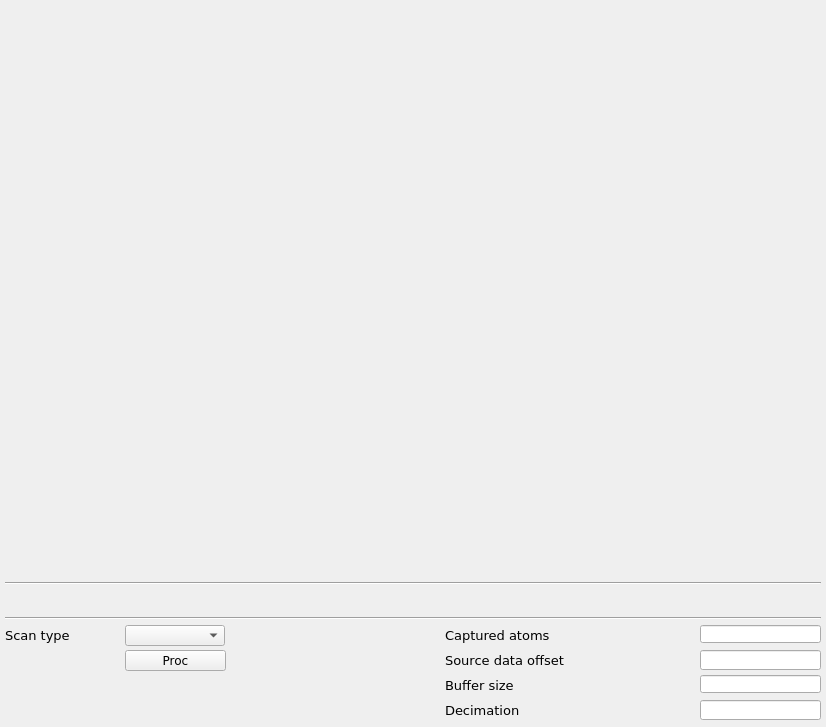
<?xml version="1.0" encoding="UTF-8"?>
<ui version="4.0">
 <class>mainWindow</class>
 <widget class="QMainWindow" name="mainWindow">
  <property name="geometry">
   <rect>
    <x>0</x>
    <y>0</y>
    <width>826</width>
    <height>727</height>
   </rect>
  </property>
  <property name="windowTitle">
   <string/>
  </property>
  <property name="Title" stdset="0">
   <string>$(BPM)</string>
  </property>
  <widget class="QWidget" name="centralwidget">
   <widget class="caCartesianPlot" name="tbtddcsynth_x">
    <property name="geometry">
     <rect>
      <x>4</x>
      <y>9</y>
      <width>816</width>
      <height>275</height>
     </rect>
    </property>
    <property name="font">
     <font>
      <family>Sans</family>
      <pointsize>8</pointsize>
     </font>
    </property>
    <property name="Title" stdset="0">
     <string notr="true">Horizontal position</string>
    </property>
    <property name="TitleX">
     <string notr="true">Bunches</string>
    </property>
    <property name="TitleY">
     <string notr="true">Position [nm]</string>
    </property>
    <property name="channels_1" stdset="0">
     <string notr="true">;$(BPM):bunch_synth.X</string>
    </property>
    <property name="Style_1">
     <enum>caCartesianPlot::Lines</enum>
    </property>
    <property name="symbol_1">
     <enum>caCartesianPlot::Star1</enum>
    </property>
    <property name="color_1">
     <color>
      <red>255</red>
      <green>0</green>
      <blue>0</blue>
     </color>
    </property>
    <property name="Style_2">
     <enum>caCartesianPlot::Lines</enum>
    </property>
    <property name="plotMode">
     <enum>caCartesianPlot::PlotNPointsAndStop</enum>
    </property>
    <property name="countNumOrChannel" stdset="0">
     <string notr="true"/>
    </property>
    <property name="triggerChannel" stdset="0">
     <string notr="true"/>
    </property>
    <property name="foreground">
     <color alpha="0">
      <red>255</red>
      <green>255</green>
      <blue>255</blue>
     </color>
    </property>
    <property name="gridColor">
     <color>
      <red>0</red>
      <green>0</green>
      <blue>0</blue>
     </color>
    </property>
    <property name="XaxisScaling" stdset="0">
     <enum>caCartesianPlot::Auto</enum>
    </property>
    <property name="XaxisLimits">
     <string>0;100</string>
    </property>
    <property name="YaxisLimits">
     <string>-1000000;-900000</string>
    </property>
   </widget>
   <widget class="Line" name="line">
    <property name="geometry">
     <rect>
      <x>5</x>
      <y>610</y>
      <width>816</width>
      <height>16</height>
     </rect>
    </property>
    <property name="orientation">
     <enum>Qt::Horizontal</enum>
    </property>
   </widget>
   <widget class="caCartesianPlot" name="tbtddcsynth_y">
    <property name="geometry">
     <rect>
      <x>4</x>
      <y>295</y>
      <width>816</width>
      <height>275</height>
     </rect>
    </property>
    <property name="font">
     <font>
      <family>Sans</family>
      <pointsize>8</pointsize>
     </font>
    </property>
    <property name="Title" stdset="0">
     <string notr="true">Vertical position</string>
    </property>
    <property name="TitleX">
     <string notr="true">Bunches</string>
    </property>
    <property name="TitleY">
     <string notr="true">Position [nm]</string>
    </property>
    <property name="channels_1" stdset="0">
     <string notr="true">;$(BPM):bunch_synth.Y</string>
    </property>
    <property name="Style_1">
     <enum>caCartesianPlot::Lines</enum>
    </property>
    <property name="symbol_1">
     <enum>caCartesianPlot::Star1</enum>
    </property>
    <property name="color_1">
     <color>
      <red>33</red>
      <green>0</green>
      <blue>255</blue>
     </color>
    </property>
    <property name="channels_2" stdset="0">
     <string notr="true"/>
    </property>
    <property name="symbol_2">
     <enum>caCartesianPlot::Star2</enum>
    </property>
    <property name="color_2">
     <color>
      <red>6</red>
      <green>0</green>
      <blue>255</blue>
     </color>
    </property>
    <property name="plotMode">
     <enum>caCartesianPlot::PlotNPointsAndStop</enum>
    </property>
    <property name="countNumOrChannel" stdset="0">
     <string notr="true"/>
    </property>
    <property name="triggerChannel" stdset="0">
     <string notr="true"/>
    </property>
    <property name="foreground">
     <color alpha="0">
      <red>255</red>
      <green>255</green>
      <blue>255</blue>
     </color>
    </property>
    <property name="gridColor">
     <color>
      <red>0</red>
      <green>0</green>
      <blue>0</blue>
     </color>
    </property>
    <property name="XaxisScaling" stdset="0">
     <enum>caCartesianPlot::Auto</enum>
    </property>
    <property name="XaxisLimits">
     <string>0;100</string>
    </property>
    <property name="YaxisLimits">
     <string>-1000000;-900000</string>
    </property>
   </widget>
   <widget class="caRelatedDisplay" name="carelateddisplay_2">
    <property name="geometry">
     <rect>
      <x>5</x>
      <y>590</y>
      <width>816</width>
      <height>21</height>
     </rect>
    </property>
    <property name="font">
     <font>
      <pointsize>10</pointsize>
     </font>
    </property>
    <property name="background">
     <color>
      <red>252</red>
      <green>220</green>
      <blue>123</blue>
     </color>
    </property>
    <property name="labels">
     <string notr="true">SUM signal</string>
    </property>
    <property name="files">
     <string notr="true">bunch_synth_sum</string>
    </property>
    <property name="args">
     <string notr="true">BPM=$(BPM)</string>
    </property>
   </widget>
   <widget class="Line" name="line_2">
    <property name="geometry">
     <rect>
      <x>5</x>
      <y>575</y>
      <width>816</width>
      <height>16</height>
     </rect>
    </property>
    <property name="orientation">
     <enum>Qt::Horizontal</enum>
    </property>
   </widget>
   <widget class="QLabel" name="label_22">
    <property name="geometry">
     <rect>
      <x>445</x>
      <y>700</y>
      <width>181</width>
      <height>20</height>
     </rect>
    </property>
    <property name="font">
     <font>
      <family>DejaVu Sans</family>
      <pointsize>10</pointsize>
     </font>
    </property>
    <property name="text">
     <string>Decimation</string>
    </property>
   </widget>
   <widget class="QLabel" name="label_23">
    <property name="geometry">
     <rect>
      <x>445</x>
      <y>650</y>
      <width>156</width>
      <height>20</height>
     </rect>
    </property>
    <property name="font">
     <font>
      <family>DejaVu Sans</family>
      <pointsize>10</pointsize>
     </font>
    </property>
    <property name="text">
     <string>Source data offset</string>
    </property>
   </widget>
   <widget class="caLineEdit" name="calineedit_34">
    <property name="geometry">
     <rect>
      <x>700</x>
      <y>625</y>
      <width>121</width>
      <height>18</height>
     </rect>
    </property>
    <property name="sizePolicy">
     <sizepolicy hsizetype="Preferred" vsizetype="Preferred">
      <horstretch>0</horstretch>
      <verstretch>0</verstretch>
     </sizepolicy>
    </property>
    <property name="font">
     <font>
      <family>DejaVu Sans</family>
      <pointsize>11</pointsize>
      <stylestrategy>PreferDefault</stylestrategy>
     </font>
    </property>
    <property name="alignment">
     <set>Qt::AlignRight|Qt::AlignTrailing|Qt::AlignVCenter</set>
    </property>
    <property name="channel" stdset="0">
     <string notr="true">$(BPM):bunch:captured_atoms</string>
    </property>
    <property name="background">
     <color>
      <red>255</red>
      <green>255</green>
      <blue>255</blue>
     </color>
    </property>
    <property name="colorMode">
     <enum>caLineEdit::Static</enum>
    </property>
   </widget>
   <widget class="caLineEdit" name="calineedit_35">
    <property name="geometry">
     <rect>
      <x>700</x>
      <y>675</y>
      <width>121</width>
      <height>18</height>
     </rect>
    </property>
    <property name="sizePolicy">
     <sizepolicy hsizetype="Preferred" vsizetype="Preferred">
      <horstretch>0</horstretch>
      <verstretch>0</verstretch>
     </sizepolicy>
    </property>
    <property name="font">
     <font>
      <family>DejaVu Sans</family>
      <pointsize>11</pointsize>
      <stylestrategy>PreferDefault</stylestrategy>
     </font>
    </property>
    <property name="alignment">
     <set>Qt::AlignRight|Qt::AlignTrailing|Qt::AlignVCenter</set>
    </property>
    <property name="channel" stdset="0">
     <string notr="true">$(BPM):bunch_synth.NGRP</string>
    </property>
    <property name="background">
     <color>
      <red>255</red>
      <green>255</green>
      <blue>255</blue>
     </color>
    </property>
    <property name="colorMode">
     <enum>caLineEdit::Static</enum>
    </property>
   </widget>
   <widget class="QLabel" name="label_19">
    <property name="geometry">
     <rect>
      <x>445</x>
      <y>675</y>
      <width>156</width>
      <height>20</height>
     </rect>
    </property>
    <property name="font">
     <font>
      <family>DejaVu Sans</family>
      <pointsize>10</pointsize>
     </font>
    </property>
    <property name="text">
     <string>Buffer size</string>
    </property>
   </widget>
   <widget class="caTextEntry" name="catextentry_51">
    <property name="geometry">
     <rect>
      <x>700</x>
      <y>650</y>
      <width>121</width>
      <height>20</height>
     </rect>
    </property>
    <property name="font">
     <font>
      <family>DejaVu Sans</family>
      <pointsize>9</pointsize>
      <stylestrategy>PreferDefault</stylestrategy>
     </font>
    </property>
    <property name="alignment">
     <set>Qt::AlignRight|Qt::AlignTrailing|Qt::AlignVCenter</set>
    </property>
    <property name="channel" stdset="0">
     <string notr="true">$(BPM):bunch_synth.OFFS</string>
    </property>
    <property name="background">
     <color>
      <red>230</red>
      <green>230</green>
      <blue>230</blue>
     </color>
    </property>
    <property name="colorMode">
     <enum>caLineEdit::Static</enum>
    </property>
    <property name="precision">
     <number>4</number>
    </property>
    <property name="precisionMode">
     <enum>caLineEdit::Channel</enum>
    </property>
    <property name="maxValue">
     <double>2.000000000000000</double>
    </property>
    <property name="minValue">
     <double>0.100000000000000</double>
    </property>
   </widget>
   <widget class="caMessageButton" name="camessagebutton">
    <property name="geometry">
     <rect>
      <x>125</x>
      <y>650</y>
      <width>101</width>
      <height>21</height>
     </rect>
    </property>
    <property name="font">
     <font>
      <family>DejaVu Sans</family>
      <pointsize>9</pointsize>
     </font>
    </property>
    <property name="text">
     <string>Proc</string>
    </property>
    <property name="flat">
     <bool>false</bool>
    </property>
    <property name="fontScaleMode">
     <enum>EPushButton::WidthAndHeight</enum>
    </property>
    <property name="channel" stdset="0">
     <string notr="true">$(BPM):bunch_synth.PROC</string>
    </property>
    <property name="background">
     <color>
      <red>254</red>
      <green>217</green>
      <blue>188</blue>
     </color>
    </property>
    <property name="pressMessage">
     <string notr="true">1</string>
    </property>
   </widget>
   <widget class="QLabel" name="label_21">
    <property name="geometry">
     <rect>
      <x>5</x>
      <y>625</y>
      <width>101</width>
      <height>20</height>
     </rect>
    </property>
    <property name="font">
     <font>
      <family>DejaVu Sans</family>
      <pointsize>10</pointsize>
     </font>
    </property>
    <property name="styleSheet">
     <string notr="true">color: rgb(0, 0, 0);</string>
    </property>
    <property name="text">
     <string>Scan type</string>
    </property>
   </widget>
   <widget class="QLabel" name="label_24">
    <property name="geometry">
     <rect>
      <x>445</x>
      <y>625</y>
      <width>126</width>
      <height>21</height>
     </rect>
    </property>
    <property name="font">
     <font>
      <family>DejaVu Sans</family>
      <pointsize>10</pointsize>
     </font>
    </property>
    <property name="text">
     <string>Captured atoms</string>
    </property>
   </widget>
   <widget class="caMenu" name="camenu_14">
    <property name="geometry">
     <rect>
      <x>125</x>
      <y>625</y>
      <width>100</width>
      <height>21</height>
     </rect>
    </property>
    <property name="font">
     <font>
      <family>DejaVu Sans</family>
      <pointsize>9</pointsize>
     </font>
    </property>
    <property name="styleSheet">
     <string notr="true">color: rgb(0, 0, 0);</string>
    </property>
    <property name="frame">
     <bool>true</bool>
    </property>
    <property name="channel" stdset="0">
     <string notr="true">$(BPM):bunch_synth.SCAN</string>
    </property>
    <property name="labelDisplay">
     <bool>false</bool>
    </property>
   </widget>
   <widget class="caTextEntry" name="catextentry_52">
    <property name="geometry">
     <rect>
      <x>700</x>
      <y>700</y>
      <width>121</width>
      <height>20</height>
     </rect>
    </property>
    <property name="font">
     <font>
      <family>DejaVu Sans</family>
      <pointsize>9</pointsize>
      <stylestrategy>PreferDefault</stylestrategy>
     </font>
    </property>
    <property name="alignment">
     <set>Qt::AlignRight|Qt::AlignTrailing|Qt::AlignVCenter</set>
    </property>
    <property name="channel" stdset="0">
     <string notr="true">$(BPM):bunch_synth:request_qualifiers:decimation</string>
    </property>
    <property name="background">
     <color>
      <red>230</red>
      <green>230</green>
      <blue>230</blue>
     </color>
    </property>
    <property name="colorMode">
     <enum>caLineEdit::Static</enum>
    </property>
    <property name="precision">
     <number>4</number>
    </property>
    <property name="precisionMode">
     <enum>caLineEdit::Channel</enum>
    </property>
    <property name="maxValue">
     <double>2.000000000000000</double>
    </property>
    <property name="minValue">
     <double>0.100000000000000</double>
    </property>
   </widget>
  </widget>
 </widget>
 <customwidgets>
  <customwidget>
   <class>QwtPlot</class>
   <extends>QFrame</extends>
   <header>qwt_plot.h</header>
  </customwidget>
  <customwidget>
   <class>caMenu</class>
   <extends>QComboBox</extends>
   <header>caMenu</header>
  </customwidget>
  <customwidget>
   <class>caRelatedDisplay</class>
   <extends>QWidget</extends>
   <header>caRelatedDisplay</header>
  </customwidget>
  <customwidget>
   <class>caTextEntry</class>
   <extends>caLineEdit</extends>
   <header>caTextEntry</header>
  </customwidget>
  <customwidget>
   <class>caMessageButton</class>
   <extends>QPushButton</extends>
   <header>caMessageButton</header>
  </customwidget>
  <customwidget>
   <class>caLineEdit</class>
   <extends>QLineEdit</extends>
   <header>caLineEdit</header>
  </customwidget>
  <customwidget>
   <class>caCartesianPlot</class>
   <extends>QwtPlot</extends>
   <header>caCartesianPlot</header>
   <container>1</container>
  </customwidget>
 </customwidgets>
 <resources/>
 <connections/>
</ui>
